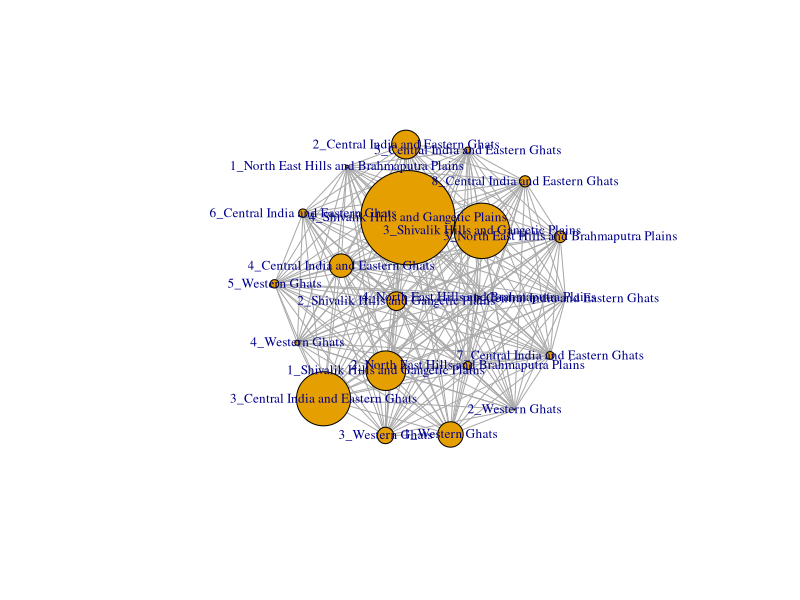

The R script that drew this image:
## ---- chunk 1
knitr::opts_chunk$set(warning = FALSE, echo = FALSE)
knitr::opts_chunk$set(warning = FALSE)
knitr::opts_chunk$set(cache=FALSE)
knitr::opts_chunk$set(fig.width=7, fig.height=5)
options(max.print=23)
library(here);library(dplyr); library(stringr)
library(ggplot2)
library(tidyverse)
library(igraph)
## ---- chunk 2

nodes <- read.csv(here('data', 'sectionV_NODES_site_tables_wide.csv'))
  
nodes_w_tigers <- as.data.frame(nodes) %>% 
  filter(!is.na(Node))
  
n_vertices <- nodes_w_tigers %>% 
  distinct(Node, landscape) %>% 
  nrow()

migration_network_2022 <- make_full_graph(n = n_vertices, directed = FALSE)



## ---- chunk 3


# Vertex characteristics 

names <- nodes_w_tigers %>% 
  select(Node, landscape, location) %>% 
  group_by(Node, landscape) %>%
  mutate(name = paste0(Node, "_", landscape)) %>% 
  ungroup() %>%
  distinct(Node, landscape, name) 
  
population_number <- as.numeric(as.factor(names$name))


#population sizes
# V(migration_network_2022)$name <- paste0("population_",1:n_vertices)

V(migration_network_2022)$name <- names$name

population_size <- nodes_w_tigers %>% 
  select(Node, landscape, Unique.tigers.captured) %>% 
  group_by(Node, landscape) %>%
  summarise(pop_size = sum(Unique.tigers.captured, na.rm = TRUE)) %>%
  ungroup() 

V(migration_network_2022)$pop_size <- population_size$pop_size

#plot
plot(migration_network_2022, 
     vertex.label.cex = 0.8,
## Add Edge characteristics= "black",
     vertex.size = V(migration_network_2022)$pop_size/10
     )


## ---- chunk 4

connectivity <- read.csv(here('data', 'sectionIV_connectivity_matrix_all_nodes.csv'))


connectivity_subset <- connectivity %>% 
  filter(location %in% nodes_w_tigers$location) 
